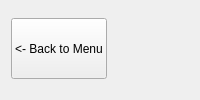
      <widget class="QWidget" name="comm">
       <layout class="QVBoxLayout" name="verticalLayout_6">
        <item>
         <widget class="QWidget" name="widget" native="true">
          <widget class="QWidget" name="layoutWidget_14">
           <property name="geometry">
            <rect>
             <x>0</x>
             <y>7</y>
             <width>741</width>
             <height>61</height>
            </rect>
           </property>
           <layout class="QHBoxLayout" name="titleEP_2">
            <item>
             <widget class="QPushButton" name="backMapEP_2">
              <property name="sizePolicy">
               <sizepolicy hsizetype="Preferred" vsizetype="Preferred">
                <horstretch>0</horstretch>
                <verstretch>0</verstretch>
               </sizepolicy>
              </property>
              <property name="font">
               <font>
                <family>Helvetica</family>
               </font>
              </property>
              <property name="text">
               <string>&lt;- Back to Menu</string>
              </property>
             </widget>
            </item>
            <item>
             <widget class="QLabel" name="optionsEP_2">
              <property name="sizePolicy">
               <sizepolicy hsizetype="Expanding" vsizetype="Preferred">
                <horstretch>0</horstretch>
                <verstretch>0</verstretch>
               </sizepolicy>
              </property>
              <property name="font">
               <font>
                <family>Helvetica</family>
                <pointsize>20</pointsize>
                <weight>75</weight>
                <bold>true</bold>
               </font>
              </property>
              <property name="styleSheet">
               <string notr="true">color: white</string>
              </property>
              <property name="text">
               <string>View Incoming Instructions  </string>
              </property>
              <property name="alignment">
               <set>Qt::AlignRight|Qt::AlignTrailing|Qt::AlignVCenter</set>
              </property>
             </widget>
            </item>
           </layout>
          </widget>
          <widget class="QTableView" name="instructions_table_view">
           <property name="geometry">
            <rect>
             <x>0</x>
             <y>120</y>
             <width>731</width>
             <height>281</height>
            </rect>
           </property>
          </widget>
          <widget class="QComboBox" name="selectGroup_2">
           <property name="geometry">
            <rect>
             <x>300</x>
             <y>80</y>
             <width>251</width>
             <height>31</height>
            </rect>
           </property>
           <property name="sizePolicy">
            <sizepolicy hsizetype="Preferred" vsizetype="Preferred">
             <horstretch>0</horstretch>
             <verstretch>0</verstretch>
            </sizepolicy>
           </property>
          </widget>
          <widget class="QLabel" name="label_4">
           <property name="geometry">
            <rect>
             <x>200</x>
             <y>90</y>
             <width>111</width>
             <height>16</height>
            </rect>
           </property>
           <property name="text">
            <string>Select Group:</string>
           </property>
          </widget>
          <widget class="QWidget" name="verticalLayoutWidget_9">
           <property name="geometry">
            <rect>
             <x>-1</x>
             <y>409</y>
             <width>741</width>
             <height>31</height>
            </rect>
           </property>
           <layout class="QVBoxLayout" name="verticalLayout_5">
            <item>
             <widget class="QPushButton" name="update_instructions_btn">
              <property name="text">
               <string>Update Instructions</string>
              </property>
             </widget>
            </item>
           </layout>
          </widget>
         </widget>
        </item>
       </layout>
      </widget>
